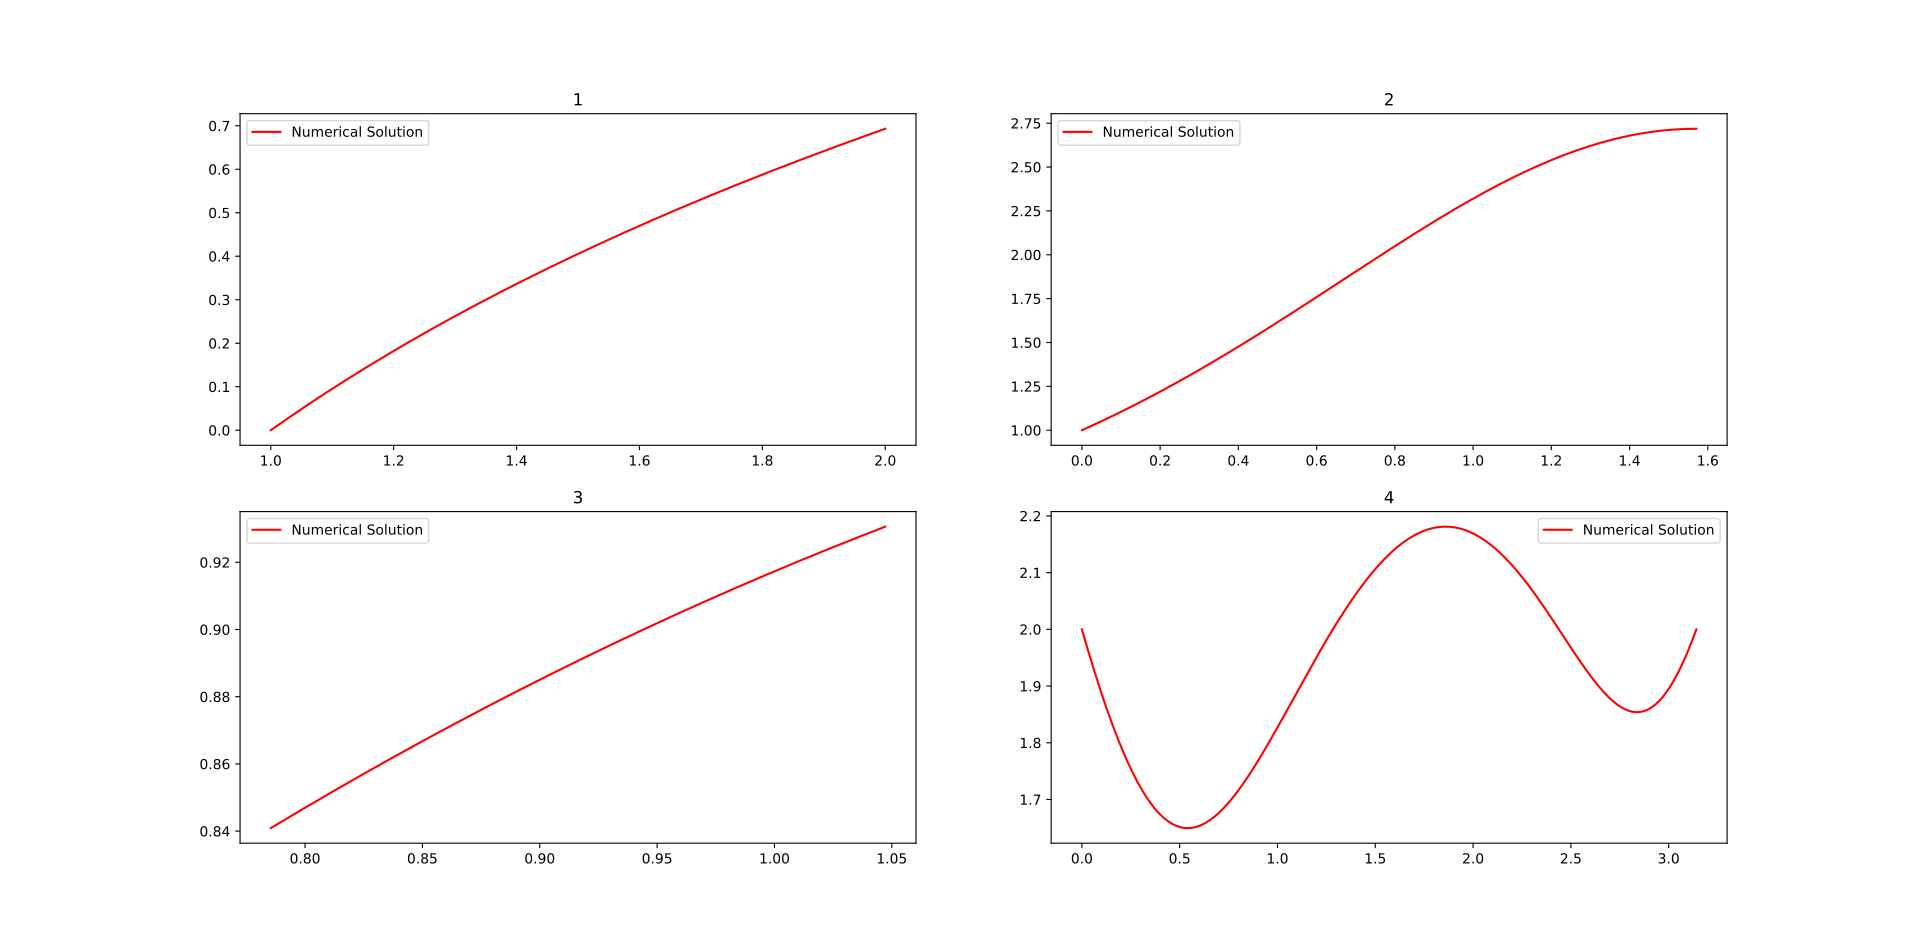

Generate this figure with Python:
"""
Author: Pruthvi Suryadevara
Email:  pruthvi.suryadevara@tifr.res.in
Solving boundary value problems using solve_bvp

"""

import numpy as np
import matplotlib.pyplot as plt
import scipy.integrate as inte

# Solving for first function
def f1(t,y):                     # Defining second order DE as a pair of first order DE
    return(np.vstack([y[1],-1*np.exp(-2*y[0])]))
def bc1(ya,yb):                  # Defining the boundary conditions as y(a)-ya (or y'(a)-y'a ), similary at y=b
    return(np.array([ya[0],yb[0]-np.log(2)]))
t1=np.linspace(1,2,20)           # Defining mesh of t paramater form a to b
y1_a=np.zeros([2,len(t1)])       # Initializing the value of y to zeros
y1=inte.solve_bvp(f1,bc1,t1,y1_a)  # solving using solve_bvp
t1_p=np.linspace(1,2,200)          # Defining mesh of t for plotting
# Plotting the numerical and actual solutions
plt.subplot(2,2,1,title="1")      
plt.plot(t1_p,y1.sol(t1_p)[0],'r',label="Numerical Solution")
if y1.success == True:
    print(" The solution of function 1 is converged to desired accuracy")
else:
    print(" The solution of function 1 has not converged to desired accuracy")
# Mathematica Was unable to solve for the analytical solution
plt.legend()

# Solving in a similar manner for second function
def f2(t,y):
    return(np.vstack([y[1],((y[1]*np.cos(t))-(y[0]*np.log(y[0])))]))
def bc2(ya,yb):
    return(np.array([ya[0]-1,yb[0]-np.exp(1)]))
t2=np.linspace(0,0.5*np.pi,20)
y2_a=np.ones([2,len(t2)])
y2=inte.solve_bvp(f2,bc2,t2,y2_a)
t2_p=np.linspace(0,0.5*np.pi,200)
plt.subplot(2,2,2,title="2")
plt.plot(t2_p,y2.sol(t2_p)[0],'r',label="Numerical Solution")
if y2.success == True:
    print(" The solution of function 2 is converged to desired accuracy")
else:
    print(" The solution of function 2 has not converged to desired accuracy")
# Mathematica Was unable to solve for the analytical solution
plt.legend()


# Solcing for third function
def f3(t,y):
    return(np.vstack((y[1],(-1/np.cos(t))*((2*(y[1]**3))+((y[0]**2)*y[1])))))
def bc3(ya,yb):
    return(np.array([ya[0]-2**(-1/4),yb[0]-((12**(1/4))/2)]))
t3=np.linspace(np.pi/4,np.pi/3,20)
y3_a=np.zeros([2,len(t3)])
y3=inte.solve_bvp(f3,bc3,t3,y3_a)
t3_p=np.linspace(np.pi/4,np.pi/3,200)
plt.subplot(2,2,3,title="3")
plt.plot(t3_p,y3.sol(t3_p)[0],'r',label="Numerical Solution")
if y3.success == True:
    print(" The solution of function 3 is converged to desired accuracy")
else:
    print(" The solution of function 3 has not converged to desired accuracy")
# Mathematica Was unable to solve for the analytical solution
plt.legend()


# Solving for fourth function
def f4(t,y):
    return(np.vstack([y[1],0.5-0.5*y[1]**2-(y[0]*np.sin(t/2))]))
def bc4(ya,yb):
    return(np.array([ya[0]-2,yb[0]-2]))
t4=np.linspace(0,np.pi,20)
y4_a=np.zeros([2,len(t3)])
y4=inte.solve_bvp(f4,bc4,t4,y4_a)
t4_p=np.linspace(0,np.pi,200)
plt.subplot(2,2,4,title="4")
plt.plot(t4_p,y4.sol(t4_p)[0],'r',label="Numerical Solution")
if y4.success == True:
    print(" The solution of function 4 is converged to desired accuracy")
else:
    print(" The solution of function 4 has not converged to desired accuracy")
# Mathematica Was unable to solve for the analytical solution
plt.legend()


plt.show()
